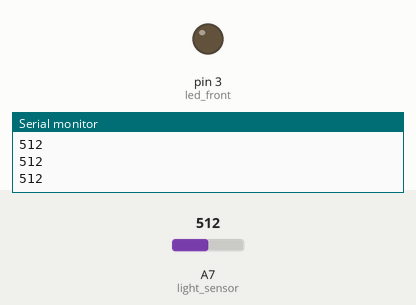
Recording of a sketch running on a simulated Arduino Nano, built with avr-gcc and run on an emulated ATmega328P. On the bench: output pins drawn as LEDs (lit = HIGH), the last lines printed to the serial monitor. The inputs (shaded band) are chosen by the test bench; at power-on: A7 (light_sensor) = 512.

Above: at 1.2 s.
1.3 s: A7 (light_sensor) set to 710
At 2.0 s:
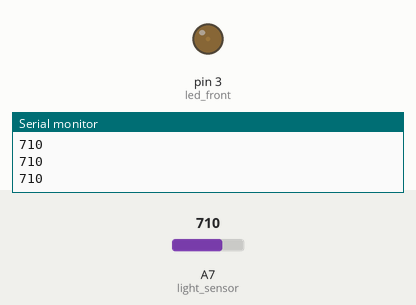
2.8 s: A7 (light_sensor) set to 900
At 3.2 s:
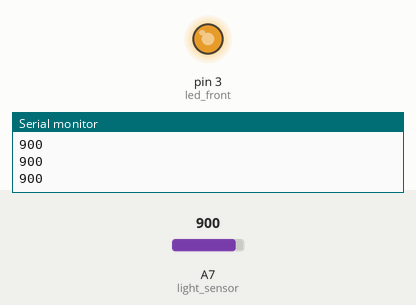
4.3 s: A7 (light_sensor) set to 937
At 5.5 s:
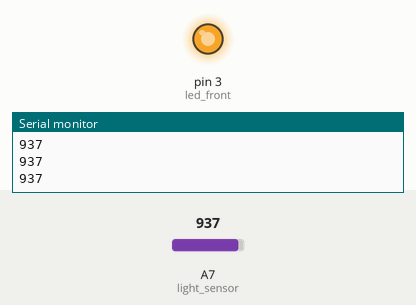
5.8 s: A7 (light_sensor) set to 956
At 6.7 s:
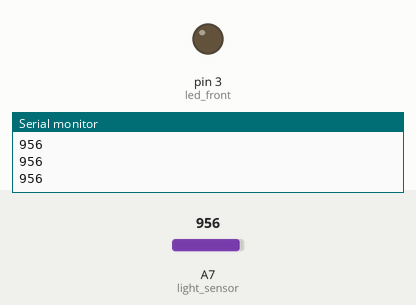
7.3 s: A7 (light_sensor) set to 1023
At 7.8 s:
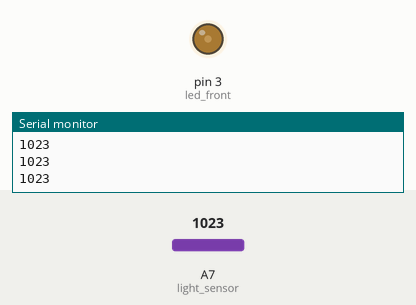
8.8 s: A7 (light_sensor) set to 690
At 10.2 s:
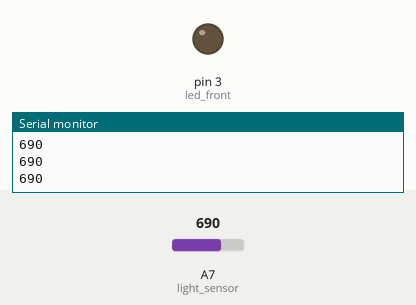
Timing chart, 0 to 11.3 s (numbered marks = the images above; inputs shaded):
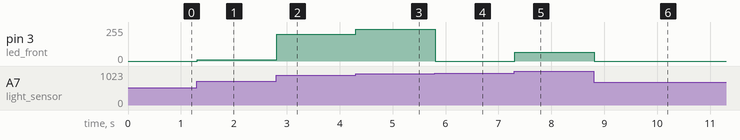

The sketch:

RCcar_Light_fLED.ino
```cpp
int led_front = 3; //고휘도 LED 핀 설정

int light_sensor = A7; //광센서 핀 설정

void setup(){
  Serial.begin(9600); //시리얼 모니터 동기화

  pinMode(led_front, OUTPUT); //고휘도 LED를 활성화
}

void loop(){

  //광센서 값을 통해 고휘도 LED를 제어하는 함수
  front_light();

}


/////////////////////고휘도 LED 제어
//어두운 정도를 판별하는 기준 변수
//센서에 따라 값이 다를 수 있으므로 이 변수 값을 조정하여 어두워질 때 불이 켜질 수 있도록 합니다.
int threshold = 700;

void front_light(){
  int val = analogRead(light_sensor); //광센서 값을 받아온다.
  Serial.println(val); //시리얼 모니터에 광센서 값 출력
  if(val >= threshold){ //광센서 값이 threshold보다 클 경우 (클수록 어두워진다.)
    analogWrite(led_front, val-threshold); //어두운 정도에 따라 밝게 출력한다.
  }
  else{
    digitalWrite(led_front, LOW); //threshold보다 작을 경우 고휘도 LED 불을 끈다.
  }

}
```

Measured:
- the behaviour switches between 955 and 956 on A7 (light_sensor) (found by bisection; images 3 and 4)
- after the input at 1.3 s, pin 3 (led_front): 0/255 → 10/255 at once
- after the input at 2.8 s, pin 3 (led_front): 10/255 → 200/255 at once
- after the input at 4.3 s, pin 3 (led_front): 200/255 → 237/255 at once
- after the input at 5.8 s, pin 3 (led_front): 237/255 → 0/255 at once
- after the input at 7.3 s, pin 3 (led_front): 0/255 → 67/255 at once
- after the input at 8.8 s, pin 3 (led_front): 67/255 → 0/255 at once
